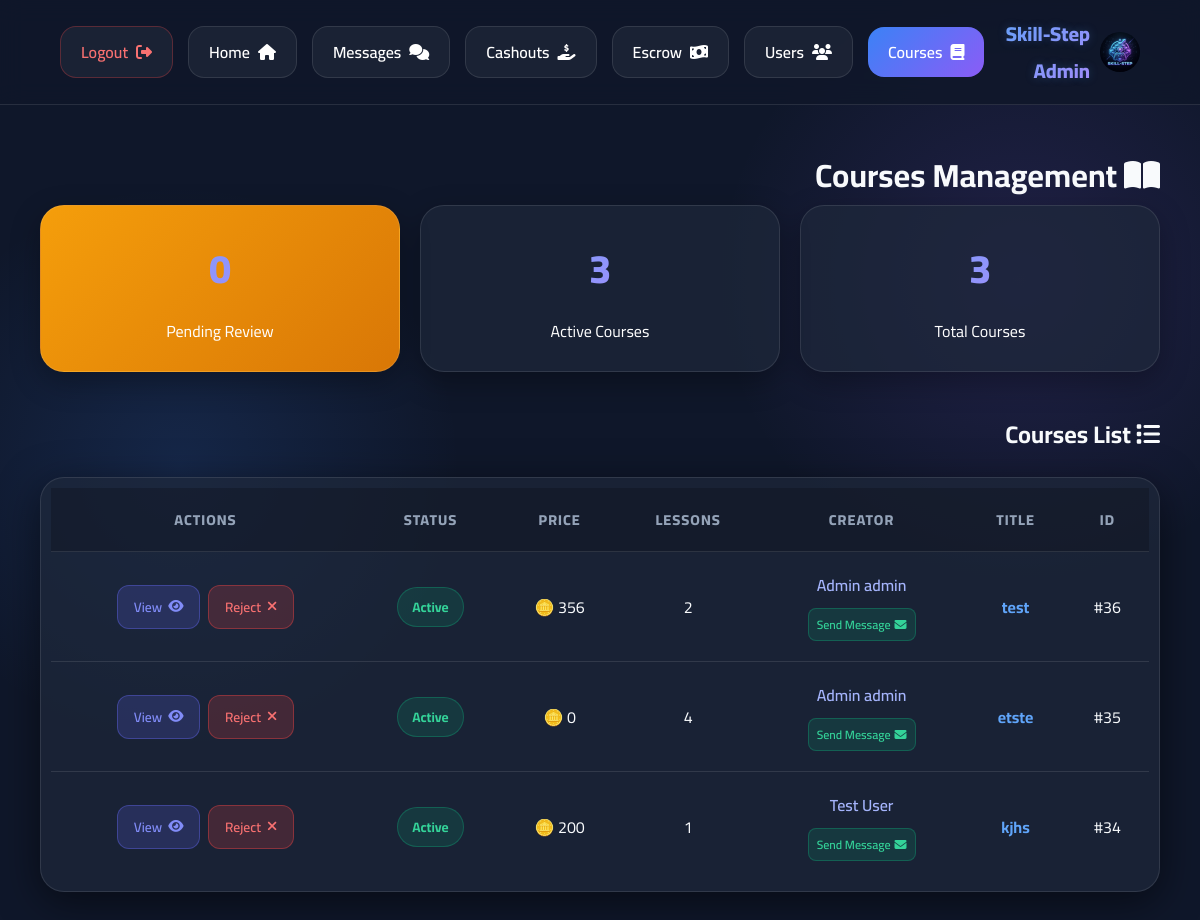
/Admin/admin_courses.php (signed in), run on the app's committed database.
### tables this page shows
CREATE TABLE `courses` (
  `course_id` int(11) NOT NULL,
  `creator_id` int(11) NOT NULL,
  `skill_id` int(11) NOT NULL,
  `title` varchar(255) NOT NULL,
  `description` text DEFAULT NULL,
  `price_tokens` int(11) NOT NULL DEFAULT 0 CHECK (`price_tokens` >= 0),
  `release_threshold` int(11) NOT NULL DEFAULT 20 CHECK (`release_threshold` >= 20),
  `has_quiz` tinyint(1) DEFAULT 0,
  `quiz_pass_score` int(11) DEFAULT NULL CHECK (`quiz_pass_score` between 1 and 100),
  `status` enum('draft','pending_review','active','rejected') DEFAULT 'pending_review',
  `created_at` timestamp NOT NULL DEFAULT current_timestamp(),
  `updated_at` timestamp NOT NULL DEFAULT current_timestamp() ON UPDATE current_timestamp(),
  `free_lessons_count` int(11) DEFAULT 0
);

CREATE TABLE `users` (
  `user_id` int(11) NOT NULL,
  `full_name` varchar(150) NOT NULL,
  `email` varchar(255) NOT NULL,
  `password_hash` varchar(255) NOT NULL,
  `roles` set('student','creator','admin') DEFAULT 'student',
  `is_verified` tinyint(1) DEFAULT 0,
  `is_suspended` tinyint(1) DEFAULT 0,
  `level` int(11) DEFAULT 1 CHECK (`level` >= 1),
  `xp` int(11) DEFAULT 0 CHECK (`xp` >= 0),
  `streak_days` int(11) DEFAULT 0 CHECK (`streak_days` >= 0),
  `last_streak_date` date DEFAULT NULL,
  `last_login` datetime DEFAULT NULL,
  `failed_login_count` int(11) DEFAULT 0,
  `lockout_until` datetime DEFAULT NULL,
  `created_at` timestamp NOT NULL DEFAULT current_timestamp(),
  `profile_pic` varchar(255) DEFAULT 'default.png',
  `login_history` longtext DEFAULT NULL CHECK (json_valid(`login_history`)),
  `verification_token` varchar(64) DEFAULT NULL,
  `reset_token` varchar(64) DEFAULT NULL,
  `reset_expires` datetime DEFAULT NULL
);

### Admin/admin_courses.php (the view, shortened to what this page needs)
<?php
require_once '../Main/db_connection.php';
$total_courses = mysqli_fetch_assoc(mysqli_query($conn, "SELECT COUNT(*) as count FROM courses"))['count'];
$active_courses = mysqli_fetch_assoc(mysqli_query($conn, "SELECT COUNT(*) as count FROM courses WHERE status = 'active'"))['count'];
$pending_courses = mysqli_fetch_assoc(mysqli_query($conn, "SELECT COUNT(*) as count FROM courses WHERE status = 'pending_review'"))['count'];
$query = "
    SELECT c.*, u.full_name as creator_name,
           (SELECT COUNT(*) FROM lessons l WHERE l.course_id = c.course_id) as lesson_count
    FROM courses c
    JOIN users u ON c.creator_id = u.user_id
    ORDER BY
        CASE WHEN c.status = 'pending_review' THEN 1 ELSE 2 END,
        c.created_at DESC
";
$result = mysqli_query($conn, $query);
?>
<!DOCTYPE html>
<html lang="ar" dir="rtl">
<head>
    <link rel="stylesheet" href="https://cdnjs.cloudflare.com/ajax/libs/font-awesome/6.4.0/css/all.min.css">
    <link rel="stylesheet" href="../Main/style.css">
</head>
<body>
    <nav>
        <a href="../Main/index.php" class="logo">
            <img src="../images/logo.png" alt="Skill-Step" width="40" height="40"
                style="border-radius: 50%; object-fit: cover;">
            <span style="color: white;font-size: 20px;margin: 0;">Skill-Step Admin</span>
        </a>
        <?php
        $nav_admin_id = $_SESSION['user_id'];
        $unread_msg_q = mysqli_query($conn, "SELECT COUNT(*) as unread FROM messages WHERE Receiver_id = $nav_admin_id AND is_read = 0");
        $unread_msg_count = $unread_msg_q ? mysqli_fetch_assoc($unread_msg_q)['unread'] : 0;
        $pending_course_q = mysqli_query($conn, "SELECT COUNT(*) as pending FROM courses WHERE status = 'pending_review'");
        $pending_course_count = $pending_course_q ? mysqli_fetch_assoc($pending_course_q)['pending'] : 0;
        $pending_cashout_q = mysqli_query($conn, "SELECT COUNT(*) as pending FROM cash_out_requests WHERE status = 'pending'");
        $pending_cashout_count = $pending_cashout_q ? mysqli_fetch_assoc($pending_cashout_q)['pending'] : 0;
        ?>
        <div class="nav-links">
            <a href="admin_courses.php" class="nav-btn active"><i class="fas fa-book"></i> Courses
                <?php if ($pending_course_count > 0)
                    echo '<span style="background:#ef4444;color:white;border-radius:10px;padding:2px 6px;font-size:0.75rem;margin-right:5px;font-weight:bold;">' . $pending_course_count . '</span>'; ?></a>
            <a href="admin_users.php" class="nav-btn"><i class="fas fa-users"></i> Users</a>
            <a href="admin_escrow.php" class="nav-btn"><i class="fas fa-money-bill-wave"></i> Escrow</a>
            <a href="admin_cashouts.php" class="nav-btn"><i class="fas fa-hand-holding-usd"></i> Cashouts
                <?php if ($pending_cashout_count > 0)
                    echo '<span style="background:#ef4444;color:white;border-radius:10px;padding:2px 6px;font-size:0.75rem;margin-right:5px;font-weight:bold;">' . $pending_cashout_count . '</span>'; ?></a>
            <a href="../Main/chat.php" class="nav-btn"><i class="fas fa-comments"></i> Messages
                <?php if ($unread_msg_count > 0)
                    echo '<span style="background:#ef4444;color:white;border-radius:10px;padding:2px 6px;font-size:0.75rem;margin-right:5px;font-weight:bold;">' . $unread_msg_count . '</span>'; ?></a>
            <a href="../Main/index.php" class="nav-btn"><i class="fas fa-home"></i> Home</a>
            <a href="../Login/logout.php" class="nav-btn"
                style="color: #f87171; border-color: rgba(239, 68, 68, 0.3);"><i class="fas fa-sign-out-alt"></i>
                Logout</a>
        </div>
    </nav>
    <div class="admin-dashboard">
        <h1><i class="fas fa-book-open"></i> Courses Management</h1>
        <div class="stats-grid">
            <div class="stat-card">
                <div class="stat-number"><?php echo $total_courses; ?></div>
                <div>Total Courses</div>
            </div>
            <div class="stat-card">
                <div class="stat-number"><?php echo $active_courses; ?></div>
                <div>Active Courses</div>
            </div>
            <div class="stat-card" style="background: linear-gradient(135deg, #f59e0b 0%, #d97706 100%);">
                <div class="stat-number"><?php echo $pending_courses; ?></div>
                <div>Pending Review</div>
            </div>
        </div>
        <h2><i class="fas fa-list"></i> Courses List</h2>
        <div class="table-container">
            <table>
                <thead>
                    <tr>
                        <th>ID</th>
                        <th>Title</th>
                        <th>Creator</th>
                        <th>Lessons</th>
                        <th>Price</th>
                        <th>Status</th>
                        <th>Actions</th>
                    </tr>
                </thead>
                <tbody>
                    <?php while ($row = mysqli_fetch_assoc($result)): ?>
                        <tr>
                            <td>#<?php echo $row['course_id']; ?></td>
                            <td>
                                <strong style="cursor: pointer; color: #60a5fa; transition: color 0.2s;"
                                    onmouseover="this.style.color='#93c5fd'" onmouseout="this.style.color='#60a5fa'"
                                    onclick="openCourseDetails(<?php echo $row['course_id']; ?>)"><?php echo htmlspecialchars($row['title']); ?></strong>
                            </td>
                            <td>
                                <div style="display: flex; flex-direction: column; align-items: center; gap: 6px;">
                                    <span style="font-weight: 600; cursor: pointer; color: #a5b4fc; transition: color 0.2s;"
                                        onmouseover="this.style.color='#c7d2fe'" onmouseout="this.style.color='#a5b4fc'"
                                        onclick="window.location.href='../Main/chat.php?user_id=<?php echo $row['creator_id']; ?>'">
                                        <?php echo htmlspecialchars($row['creator_name']); ?>
                                    </span>
                                    <a href="../Main/chat.php?user_id=<?php echo $row['creator_id']; ?>"
                                        class="btn-action-small"
                                        style="background: rgba(16, 185, 129, 0.15); color: #34d399; border: 1px solid rgba(16, 185, 129, 0.3); font-size: 0.75rem; padding: 4px 8px; border-radius: 8px; display: inline-flex; align-items: center; gap: 4px; text-decoration: none; font-weight: 600; transition: all 0.2s;"
                                        onmouseover="this.style.background='#10b981'; this.style.color='white';"
                                        onmouseout="this.style.background='rgba(16, 185, 129, 0.15)'; this.style.color='#34d399';">
                                        <i class="fas fa-envelope"></i> Send Message
                                    </a>
                                </div>
                            </td>
                            <td><?php echo $row['lesson_count']; ?></td>
                            <td><?php echo $row['price_tokens']; ?> 🪙</td>
                            <td>
                                <span class="badge <?php echo $row['status']; ?>">
                                    <?php
                                    switch ($row['status']) {
                                        case 'active':
                                            echo 'Active';
                                            break;
                                    }
                                    ?>
                                </span>
                            </td>
                            <td>
                                <form method="POST" style="display:inline;">
                                    <?php if ($row['status'] == 'pending_review' || $row['status'] == 'active'): ?>
                                        <button type="submit" name="change_status" value="1" class="btn-action-small btn-reject"
                                            onclick="document.getElementById('status_<?php echo $row['course_id']; ?>').value='rejected';">
                                            <i class="fas fa-times"></i> Reject
                                        </button>
                                    <?php endif; ?>
                                </form>
                                <button type="button" class="btn-action-small btn-edit"
                                    style="background: rgba(99, 102, 241, 0.2); color: #818cf8; border: 1px solid rgba(99, 102, 241, 0.4);"
                                    onclick="openCourseDetails(<?php echo $row['course_id']; ?>)">
                                    <i class="fas fa-eye"></i> View
                                </button>
                            </td>
                        </tr>
                    <?php endwhile; ?>
                </tbody>
            </table>
        </div>
    </div>
</body>
</html>

### Main/style.css (style rules this page uses)
:root { --bg-dark: #0f172a; --bg-card: rgba(30, 41, 59, 0.7); --primary: #3b82f6; --primary-glow: rgba(59, 130, 246, 0.5); --secondary: #8b5cf6; --accent-gold: #fbbf24; --accent-green: #10b981; --accent-fire: #ef4444; --text-main: #f8fafc; --text-muted: #94a3b8; --glass-border: rgba(255, 255, 255, 0.1); }
* { box-sizing: border-box; margin: 0; padding: 0; font-family: 'Cairo', sans-serif; }
body { background-color: var(--bg-dark); background-image: radial-gradient(circle at 15% 50%, rgba(59, 130, 246, 0.15), transparent 25%), radial-gradient(circle at 85% 30%, rgba(139, 92, 246, 0.15), transparent 25%); background-attachment: fixed; color: var(--text-main); min-height: 100vh; overflow-x: hidden; scroll-behavior: smooth; }
nav { background: rgba(15, 23, 42, 0.8); backdrop-filter: blur(12px); padding: 15px 5%; display: flex; justify-content: space-between; align-items: center; border-bottom: 1px solid var(--glass-border); position: sticky; top: 0; z-index: 1000; }
.logo { font-size: 2rem; font-weight: 800; background: linear-gradient(135deg, #60a5fa, #c084fc); -webkit-background-clip: text; -webkit-text-fill-color: transparent; text-decoration: none; display: flex; align-items: center; gap: 10px; text-shadow: 0 0 10px rgba(96, 165, 250, 0.25); }
.logo img { border-radius: 50%; }

### Admin/admin_courses.php (style rules this page uses)
.admin-dashboard { padding: 40px; max-width: 1400px; margin: auto; }
.stats-grid { display: grid; grid-template-columns: repeat(auto-fit, minmax(250px, 1fr)); gap: 20px; margin-bottom: 40px; }
.stat-card { background: var(--bg-card); border: 1px solid var(--glass-border); color: white; padding: 25px; border-radius: 24px; text-align: center; box-shadow: 0 10px 30px rgba(0, 0, 0, 0.3); transition: all 0.3s; }
.stat-number { font-size: 2.5rem; font-weight: 800; margin-bottom: 10px; background: linear-gradient(135deg, #60a5fa, #c084fc); -webkit-background-clip: text; -webkit-text-fill-color: transparent; }
.table-container { background: var(--bg-card); border: 1px solid var(--glass-border); border-radius: 24px; overflow: hidden; box-shadow: 0 10px 40px rgba(0, 0, 0, 0.5); margin-top: 20px; padding: 10px; overflow-x: auto; }
table { width: 100%; border-collapse: collapse; }
th, td { padding: 18px 15px; text-align: center; border-bottom: 1px solid var(--glass-border); }
tbody tr { transition: all 0.3s; }
tbody tr:last-child td { border-bottom: none; }
th { background: rgba(0, 0, 0, 0.2); font-weight: 800; color: var(--text-muted); text-transform: uppercase; font-size: 0.9rem; letter-spacing: 1px; }
.badge { padding: 6px 14px; border-radius: 20px; font-size: 0.85rem; font-weight: bold; display: inline-block; }
.badge.active { background: rgba(16, 185, 129, 0.15); color: #34d399; border: 1px solid rgba(16, 185, 129, 0.3); }
.btn-action-small { padding: 8px 16px; border: none; border-radius: 12px; cursor: pointer; font-weight: 600; transition: all 0.3s; font-size: 0.85rem; margin: 2px; display: inline-flex; align-items: center; gap: 6px; text-decoration: none; }
.btn-reject { background: rgba(239, 68, 68, 0.2); color: #f87171; border: 1px solid rgba(239, 68, 68, 0.4); }
.btn-edit { background: rgba(59, 130, 246, 0.2); color: #60a5fa; border: 1px solid rgba(59, 130, 246, 0.4); }
.nav-links { display: flex; gap: 15px; align-items: center; }
.nav-btn { background: rgba(255, 255, 255, 0.05); border: 1px solid var(--glass-border); color: white; padding: 10px 20px; border-radius: 16px; text-decoration: none; font-weight: 600; display: flex; align-items: center; gap: 8px; transition: all 0.3s; }
.nav-btn.active { background: linear-gradient(135deg, var(--primary), var(--secondary)); border: none; }

### data on the page
courses: course_id "36", title "test", creator.full_name "Admin admin", lesson_count "2", status "Active"
courses: course_id "35", title "etste", creator.full_name "Admin admin", lesson_count "4", status "Active"
courses: course_id "34", title "kjhs", creator.full_name "Test User", lesson_count "1", status "Active"

### other printed values
$total_courses "3"
$active_courses "3"
